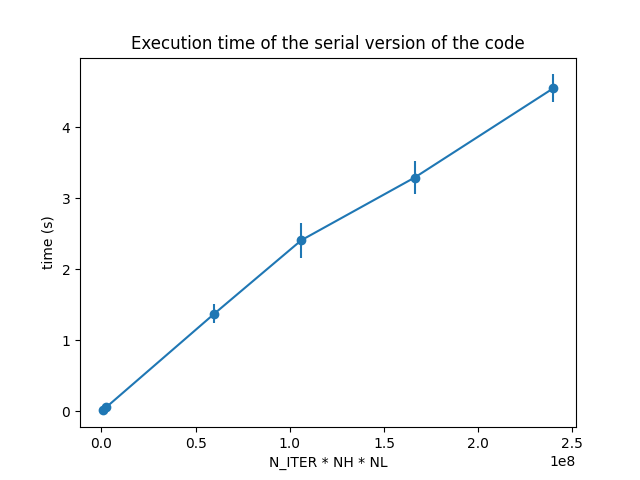

Write Python code to recreate this figure.
import numpy as np
import matplotlib.pyplot as plt

N_ITER_NH_NL = [
        600000,
        2400000,
        60000000,
        106134000,
        166333500,
        240000000
        ]

T = [
        [0.012808, 0.012205, 0.012056, 0.012001, 0.013174],
        [0.050498, 0.050691, 0.050074, 0.057313, 0.057728],
        [1.340528, 1.634543, 1.298753, 1.309342, 1.296952],
        [2.201734, 2.223768, 2.700633, 2.723344, 2.200620],
        [3.184282, 3.164972, 3.184333, 3.763918, 3.171684],
        [4.460560, 4.455190, 4.454526, 4.941094, 4.453768]
    ]

T = np.array(T) 

plt.errorbar(N_ITER_NH_NL, np.mean(T, axis=1), yerr=np.std(T, axis=1), marker='o')
plt.title("Execution time of the serial version of the code")
plt.xlabel("N_ITER * NH * NL")
plt.ylabel("time (s)")

plt.savefig("serial_plot")


